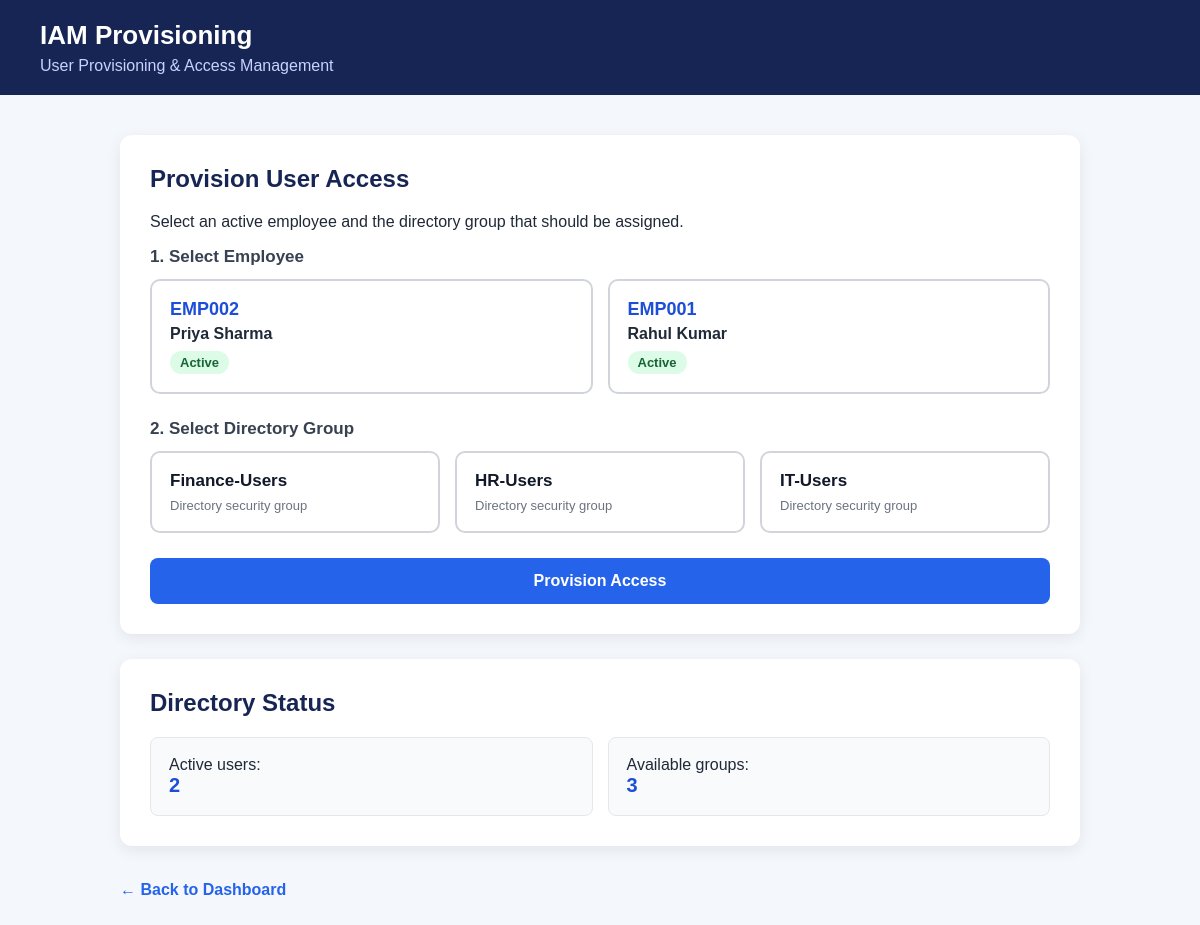
The page /provision-user on the database its author committed.
### tables this page shows
CREATE TABLE users (
            id INTEGER PRIMARY KEY AUTOINCREMENT,
            employee_id TEXT UNIQUE NOT NULL,
            employee_name TEXT NOT NULL,
            status TEXT NOT NULL
        );

CREATE TABLE groups (
            id INTEGER PRIMARY KEY AUTOINCREMENT,
            group_name TEXT UNIQUE NOT NULL
        );

### app.py (the view, shortened to what this page needs)
@app.route(
    "/provision-user",
    methods=["GET", "POST"]
)
def provision_user():
    connection = get_db_connection()
    users = connection.execute("""
        SELECT *
        FROM users
        WHERE status = 'Active'
        ORDER BY employee_name
    """).fetchall()
    groups = connection.execute("""
        SELECT *
        FROM groups
        ORDER BY group_name
    """).fetchall()
    active_user_count = connection.execute("""
        SELECT COUNT(*)
        FROM users
        WHERE status = 'Active'
    """).fetchone()[0]
    group_count = connection.execute("""
        SELECT COUNT(*)
        FROM groups
    """).fetchone()[0]
    connection.close()
    return render_template(
        "provision_user.html",
        users=users,
        groups=groups,
        active_user_count=active_user_count,
        group_count=group_count
    )

### app.py (called while the page is built)
def get_db_connection():
    connection = sqlite3.connect(DATABASE)
    connection.row_factory = sqlite3.Row
    return connection

### templates/provision_user.html (shortened to what this page needs)
<!DOCTYPE html> <html lang="en"> <head> <meta charset="UTF-8"> <meta name="viewport" content="width=device-width, initial-scale=1.0">
</head> <body>
<div class="header">
    <h1>IAM Provisioning</h1>
    <p>User Provisioning & Access Management</p>
</div>
<div class="container">
    <div class="card">
        <h2>Provision User Access</h2>
        <p>
            Select an active employee and the directory group
            that should be assigned.
        </p>
        {% if users and groups %}
        <form method="POST" action="{{ url_for('provision_user') }}">
            <div class="step">
                <div class="step-title">
                    1. Select Employee
                </div>
                <div class="options">
                    {% for user_item in users %}
                    <div class="option">
                        <label for="user_{{ user_item['employee_id'] }}">
                            <div class="employee-id">
                                {{ user_item['employee_id'] }}
                            </div>
                            <div class="employee-name">
                                {{ user_item['employee_name'] }}
                            </div>
                            <span class="status">
                                {{ user_item['status'] }}
                            </span>
                        </label>
                    </div>
                    {% endfor %}
                </div>
            </div>
            <div class="step">
                <div class="step-title">
                    2. Select Directory Group
                </div>
                <div class="options">
                    {% for group_item in groups %}
                    <div class="option">
                        <label for="group_{{ loop.index }}">
                            <div class="group-name">
                                {{ group_item['group_name'] }}
                            </div>
                            <div class="group-description">
                                Directory security group
                            </div>
                        </label>
                    </div>
                    {% endfor %}
                </div>
            </div>
            <button type="submit" class="button">
                Provision Access
            </button>
        </form>
        {% else %}
        <div class="empty">
            No active users or directory groups are available.
            <br><br>
            Please check the database configuration.
        </div>
        {% endif %}
    </div>
    <div class="card">
        <h2>Directory Status</h2>
        <div class="stats">
            <div class="stat">
                Active users:
                <br>
                <strong>{{ users|length }}</strong>
            </div>
            <div class="stat">
                Available groups:
                <br>
                <strong>{{ groups|length }}</strong>
            </div>
        </div>
    </div>
    <a class="back" href="{{ url_for('home') }}">
        ← Back to Dashboard
    </a>
</div>
</body> </html>

### templates/provision_user.html (style rules this page uses)
* { box-sizing: border-box; }
body { margin: 0; font-family: Arial, sans-serif; background: #f4f7fb; color: #1f2937; }
.header { background: #172554; color: white; padding: 20px 40px; }
.header h1 { margin: 0; font-size: 26px; }
.header p { margin: 6px 0 0; color: #c7d2fe; }
.container { max-width: 1000px; margin: 40px auto; padding: 0 20px; }
.card { background: white; border-radius: 12px; padding: 30px; margin-bottom: 25px; box-shadow: 0 4px 15px rgba(0, 0, 0, 0.08); }
.card h2 { margin-top: 0; color: #172554; }
.step { margin-bottom: 25px; }
.step-title { font-size: 17px; font-weight: bold; margin-bottom: 12px; color: #374151; }
.options { display: grid; grid-template-columns: repeat(auto-fit, minmax(220px, 1fr)); gap: 15px; }
.option { position: relative; }
.option label { display: block; padding: 18px; border: 2px solid #d1d5db; border-radius: 10px; cursor: pointer; background: #fff; transition: 0.2s; }
.employee-id { font-size: 18px; font-weight: bold; color: #1d4ed8; }
.employee-name { margin-top: 5px; font-weight: 600; }
.status { display: inline-block; margin-top: 8px; padding: 4px 10px; border-radius: 20px; background: #dcfce7; color: #166534; font-size: 13px; font-weight: bold; }
.group-name { font-size: 17px; font-weight: bold; color: #111827; }
.group-description { margin-top: 7px; color: #6b7280; font-size: 13px; }
.button { width: 100%; border: none; border-radius: 8px; padding: 14px; background: #2563eb; color: white; font-size: 16px; font-weight: bold; cursor: pointer; }
.stats { display: flex; gap: 15px; flex-wrap: wrap; }
.stat { flex: 1; min-width: 200px; background: #f8fafc; border: 1px solid #e5e7eb; border-radius: 8px; padding: 18px; }
.stat strong { color: #1d4ed8; font-size: 20px; }
.back { display: inline-block; margin-top: 10px; text-decoration: none; color: #2563eb; font-weight: bold; }

### rows shown on the page
users: employee_id "EMP002", employee_name "Priya Sharma", status "Active"
users: employee_id "EMP001", employee_name "Rahul Kumar", status "Active"
groups: group_name "Finance-Users"
groups: group_name "HR-Users"
groups: group_name "IT-Users"

### other values the page prints
{{ users|length }} "2"
{{ groups|length }} "3"
